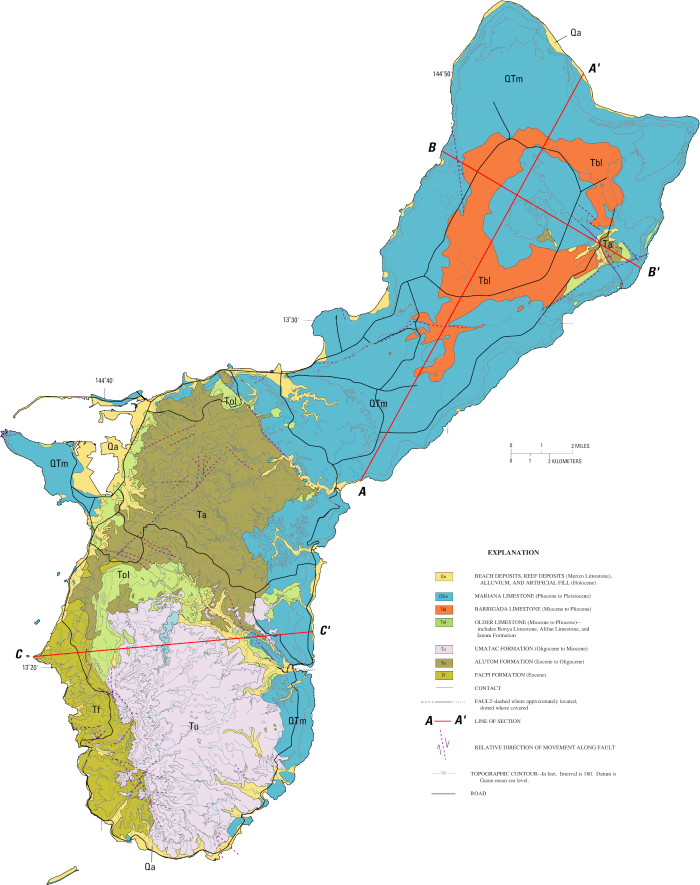
#> input picture 7/geological_map.png, 1400 x 1769 px (shown at 1/2 size)
$ jupyter execute day7.ipynb   (shell and % lines are left out)   (text cells are left out)
#> lines starting #> are read from the running program, lines starting #| are printed output that depends on the picture; pictures that were not available may be replaced by others from this repository, and a replacement may not be noted
[cell 1]
from PIL import Image

filename = 'geological_map.png'
im = Image.open(filename)
#> im is the input picture: PIL image 1400x1769 RGB; mean R, G, B 221.2, 229.4, 223.3
display(im)

[cell 2]
# Pulling legend data for later use
categories = {
    "QTm": {
        "color": "#5ebcd1",
        "description": "MARIANA LIMESTONE",
        "start": 5.333e6,
        "end": 11700,
    },
    "Qa": {
        "color": "#f8e483",
        "description": "BEACH DEPOSITS, REEF DEPOSITS, ALLUVIUM, AND ARTIFICIAL FILL",
        "start": 11700,
        "end": 0,
    },
    "Ta": {
        "color": "#ada659",
        "description": "ALUTOM FORMATION",
        "start": 56e6,
        "end": 23.03e6,
    },
    "Tbl": {
        "color": "#f67c3f",
        "description": "BARRIGADA LIMESTONE",
        "start": 23.03e6,
        "end": 2.58e6,
    },
    "Tf": {
        "color": "#cac236",
        "description": "FACPI FORMATION",
        "start": 56e6,
        "end": 33.9e6,
    },
    "Tol": {
        "color": "#cde981",
        "description": "OLDER LIMESTONE",
        "start": 23.03e6,
        "end": 2.58e6,
    },
    "Tu": {
        "color": "#ecdeeb",
        "description": "UMATAC FORMATION",
        "start": 33.9e6,
        "end": 5.333e6,
    },
}

[cell 3]
# Loading a version of the map without the legend
# for accurate pixel counts and distribution

filename = 'geological_map_no_legend.tif'
im = Image.open(filename).convert('RGB')
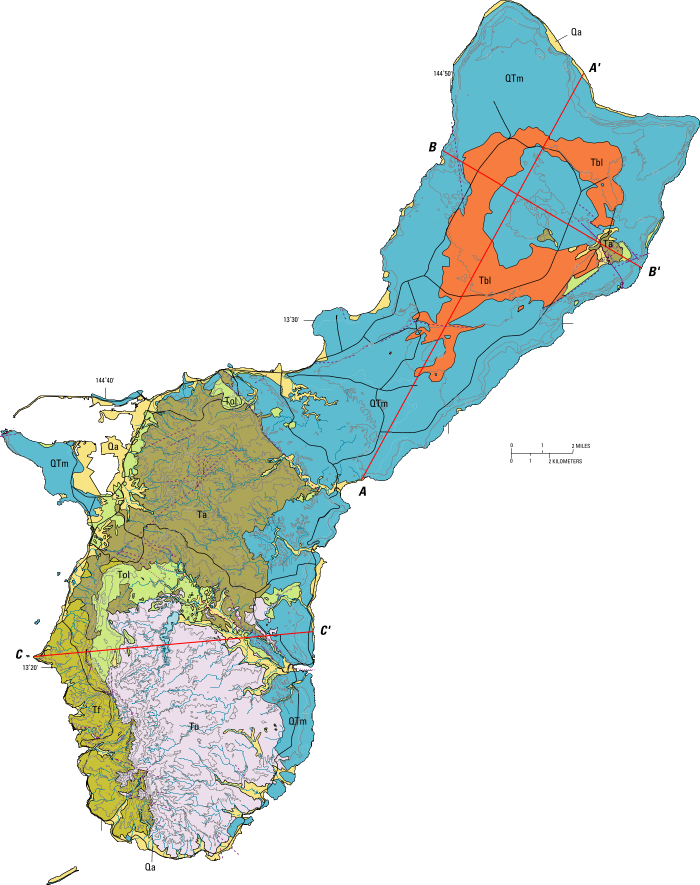
#> input picture 7/geological_map_no_legend.png, 1400 x 1769 px, given in place of geological_map_no_legend.tif, which was not available (shown at 1/2 size)

width, height = im.size
#> width = 1400; height = 1769
mode = im.mode
#> mode = 'RGB'

# Show information about the original image.
print(f"Size: {width} x {height} pixels")
#| Size: 1400 x 1769 pixels
print(f"Mode: {mode}")
#| Mode: RGB

[cell 4]
from PIL import ImageColor
from io import StringIO
from csv import writer
import pandas as pd

pix_map = im.load()

# Using StringIO and csv writer for in-memory CSV storage
# quick appends compared to directly dealing with a growing dataframe
data = StringIO()
csv_writer = writer(data)
csv_writer.writerow(["Category", "X", "Y"])

for k, v in categories.items():
    color = ImageColor.getrgb(v["color"])
    for x in range(width):
        for y in range(height):
            pixel = pix_map[x, y]
            if color == pixel:
                csv_writer.writerow([k, x, y])

data.seek(0)
df = pd.read_csv(data)
print(df.shape)

[cell 5]
import matplotlib.pyplot as plt
import matplotlib.image as mpimg
from mpl_toolkits.axes_grid1 import make_axes_locatable

colors = [v["color"] for k, v in categories.items()]
labels = [k for k, v in categories.items()]
x = range(width)
y = range(height)

figsize = (30,30)
pix_per_bin = 10

filename = 'geological_map.png'
img = mpimg.imread(filename)

fig, ax = plt.subplots(figsize=figsize, facecolor='white')

divider = make_axes_locatable(ax)
ax_histx = divider.append_axes("top", 1.5, pad=0.1, sharex=ax)
ax_histy = divider.append_axes("right", 1.5, pad=0.1, sharey=ax)

ax_histx.xaxis.set_tick_params(labelbottom=False)
ax_histy.yaxis.set_tick_params(labelleft=False)

ax.imshow(img)
ax_histx.hist(df.pivot(columns='Category', values='X')[labels],
              width // pix_per_bin,
              stacked=True,
              color=colors)

ax_histy.hist(df.pivot(columns='Category', values='Y')[labels],
              height // pix_per_bin,
              stacked=True,
              orientation='horizontal',
              color=colors)


# removing common and unwanted axis and spines
ax.spines['top'].set_visible(False)
ax.spines['right'].set_visible(False)
ax.spines['left'].set_visible(False)
ax.spines['bottom'].set_visible(False)
ax.xaxis.set_visible(False)
ax.yaxis.set_visible(False)
ax_histx.spines['right'].set_visible(False)
ax_histx.spines['top'].set_visible(False)
ax_histx.spines['left'].set_visible(False)
ax_histx.xaxis.set_visible(False)
ax_histx.yaxis.set_visible(False)
ax_histy.spines['right'].set_visible(False)
ax_histy.spines['top'].set_visible(False)
ax_histy.spines['bottom'].set_visible(False)
ax_histy.xaxis.set_visible(False)
ax_histy.yaxis.set_visible(False)

plt.suptitle("Location and Distribution of Guam Surface Geology",
             y=.91,
             fontsize=20)
plt.show()
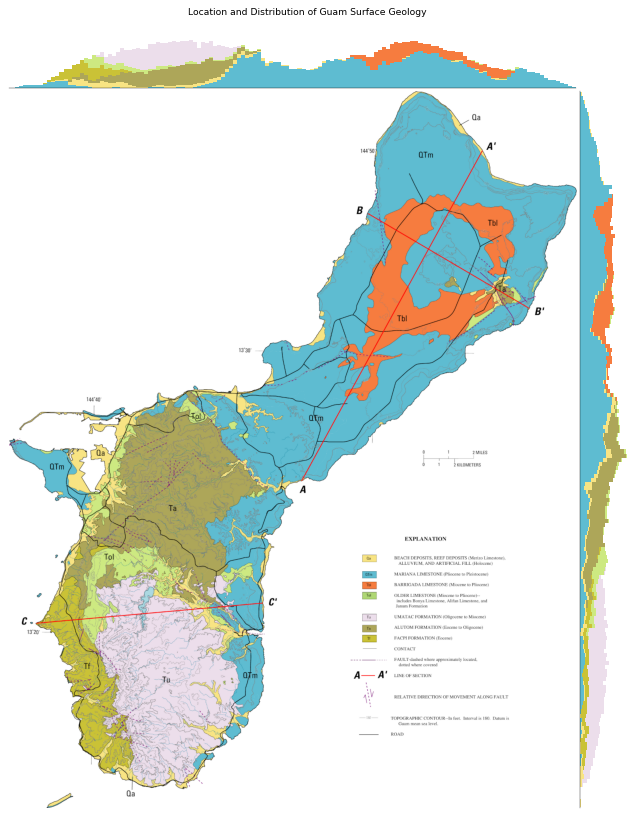
#> figure drawn by matplotlib, 3 panels

[cell 6]
from matplotlib import patches

x_mean = df.groupby(by='Category').mean()['X']
y_mean = df.groupby(by='Category').mean()['Y']

size_factor = 1
size = df.groupby(by='Category').count()['X'] * size_factor

figsize = (20, 20)
fig, ax = plt.subplots(figsize=figsize, facecolor='white')

filename = 'outline.png'
img = mpimg.imread(filename)
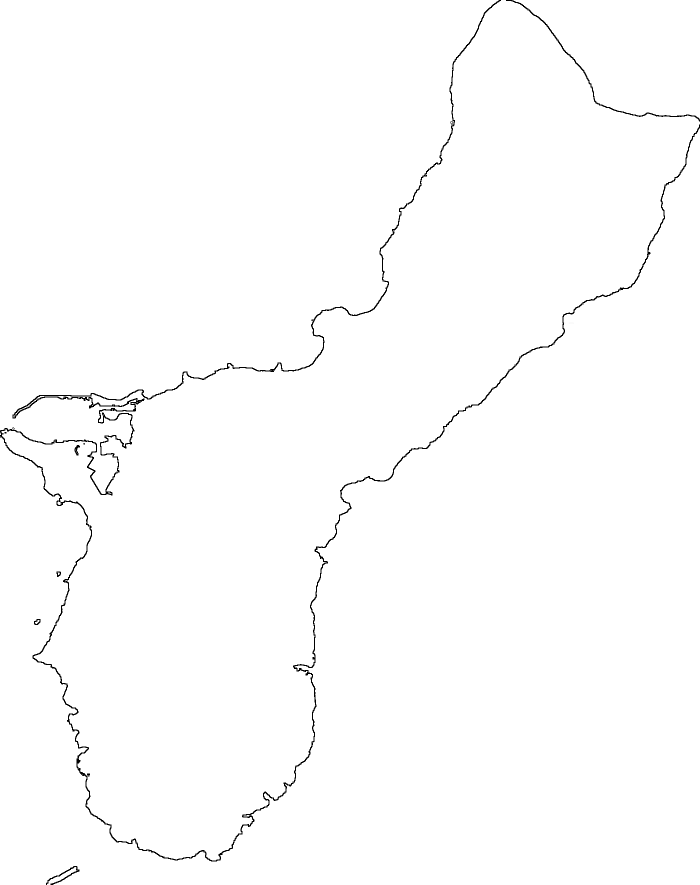
#> input picture 7/outline.png, 1400 x 1769 px (shown at 1/2 size)
#> img is the input picture: shape (1769, 1400, 4) float32; mean R, G, B, A 0.992, 0.992, 0.992, 1
ax.imshow(img)
scatter = plt.scatter(x_mean,
                      y_mean,
                      s=size,
                      c=colors,
                      label=labels,
                      edgecolors="#000000",
                      linewidths=2,
                      alpha=0.5)

# Some manual legend making
circles = []
for i, c in enumerate(colors):
    circles.append(patches.Circle(xy=(0, 0),
                                  radius=1,
                                  fc=c,
                                  ec="#000000",
                                  alpha=0.5))

# Combining label names and descriptions for legend
legend_labels = [f"{k} - {v['description']}" for k, v in categories.items()]
ax.legend(circles, legend_labels, loc="upper left", title="Categories")

# removing common and unwanted axis and spines
ax.spines['top'].set_visible(False)
ax.spines['right'].set_visible(False)
ax.spines['left'].set_visible(False)
ax.spines['bottom'].set_visible(False)
ax.xaxis.set_visible(False)
ax.yaxis.set_visible(False)

plt.suptitle("Mean Location and Proportion of Guam Surface Geology",
             y=.92,
             fontsize=20)

plt.show()
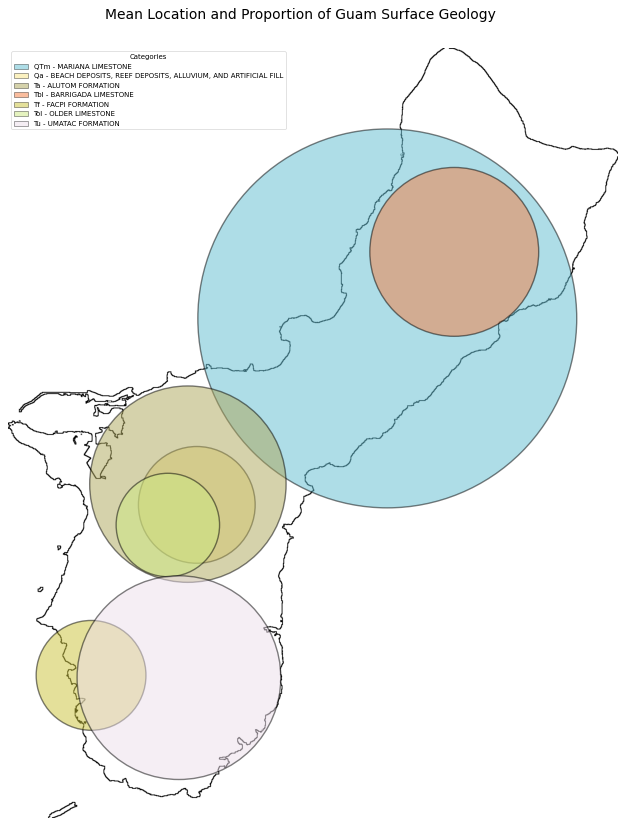
#> figure drawn by matplotlib, 1 panel
